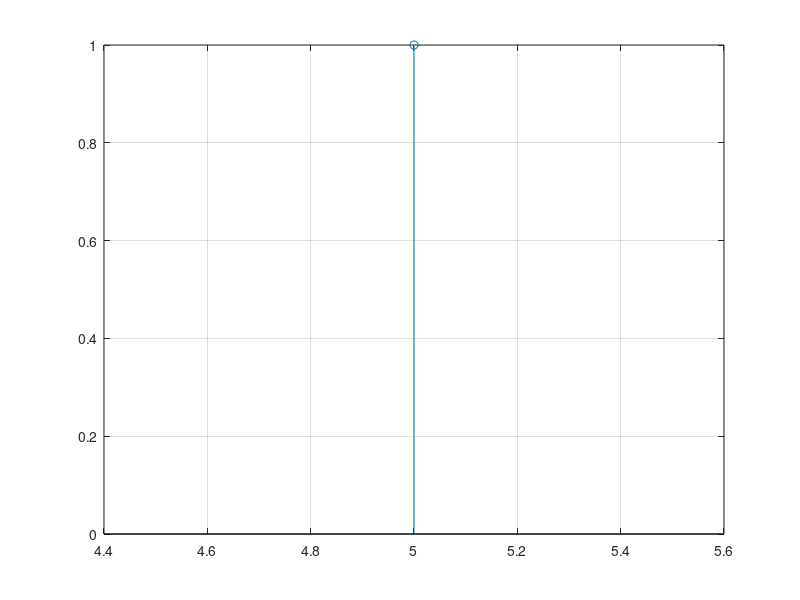

This figure's MATLAB source:
close all;
clear;
clc;
x1=input('enter lower limit : ');
x2=input('enter upper limit : ');
x=x1:1:x2;
y=1.*[x>=0];
stem(x,y);
grid on;